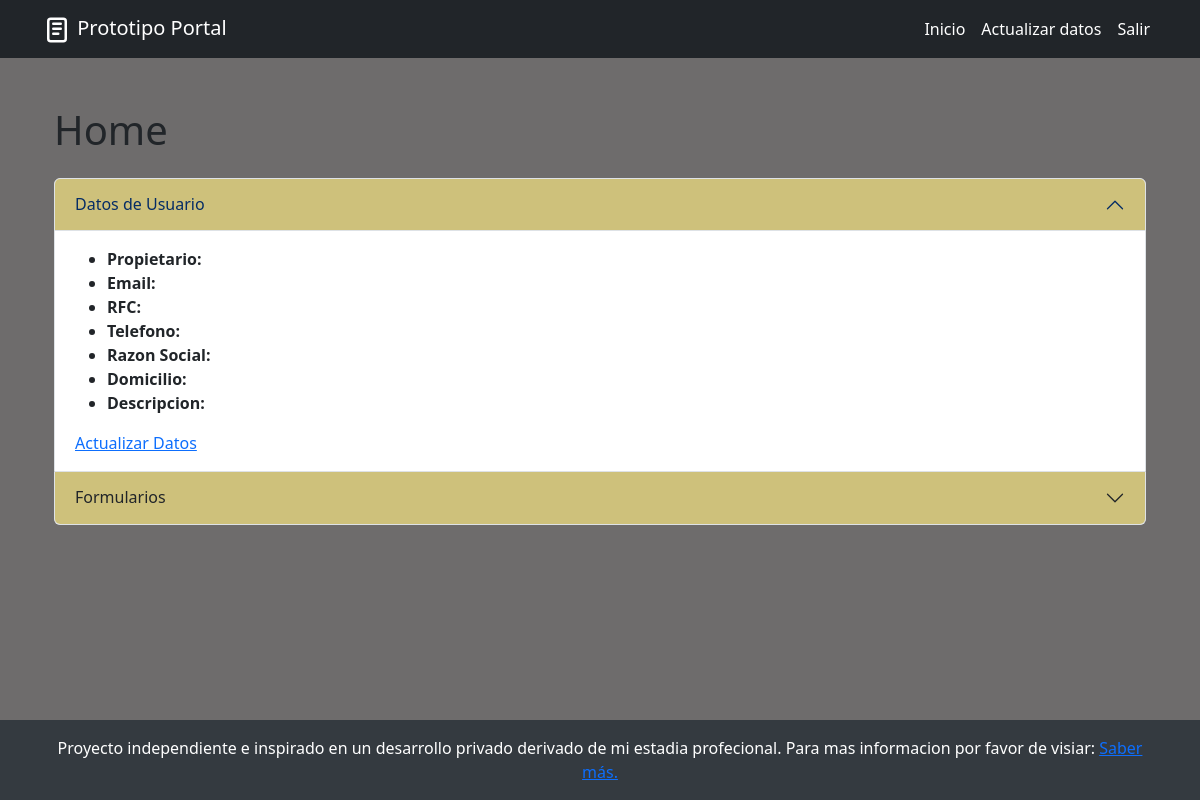
Page / (signed in) on the earlier database version.
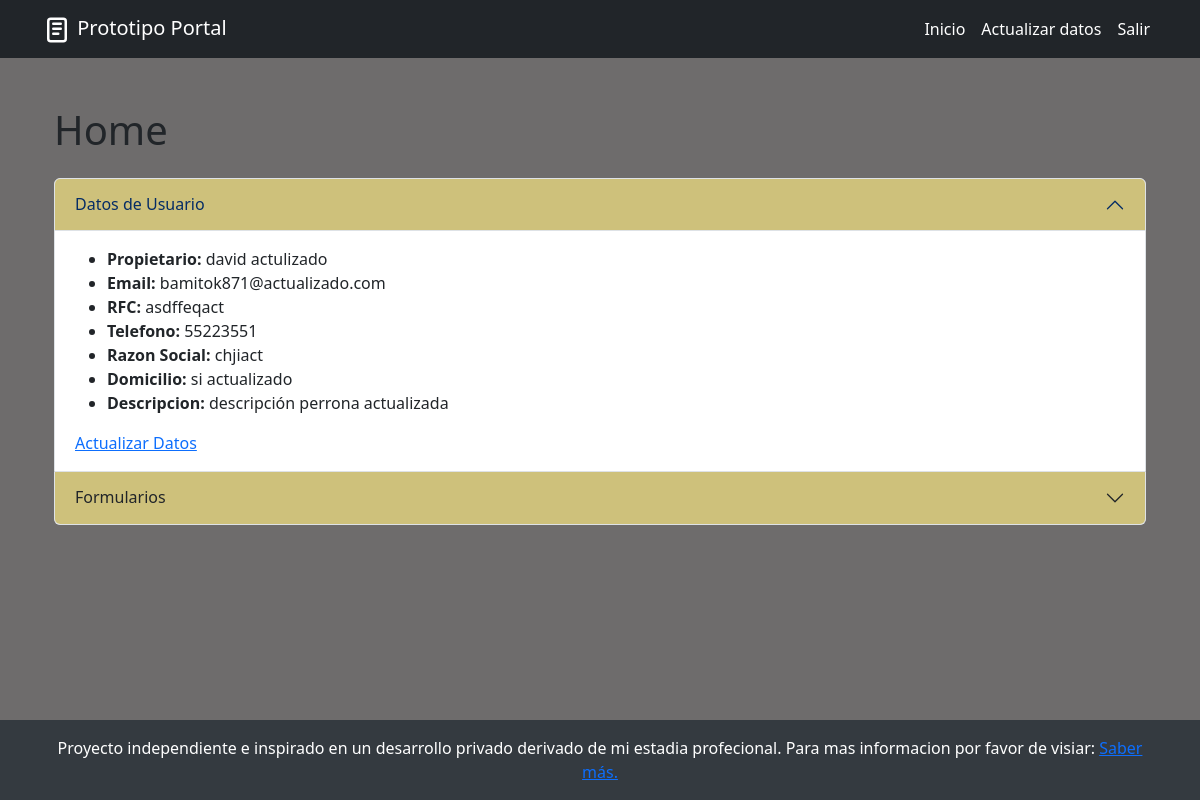
Same page on the later database version.
### Portal/models.py (models this page shows, shortened)
class datosUsuarioM(models.Model):
    propietario = models.CharField(max_length=255)
    email = models.EmailField(max_length=255)
    rfc = models.CharField(max_length=13)
    telefono = models.CharField(max_length=30)
    razonSocial = models.CharField(max_length=255)
    descripcion = models.TextField(max_length=500, blank=True, null=True)
    domicilio = models.CharField(max_length=255)
    user = models.ForeignKey (User, on_delete=models.CASCADE)

### Portal/views.py (the view)
# urls.py: 2. Add a URL to urlpatterns:  path('', views.home, name='home')
@login_required(login_url='iniciarSesion')
def home(request):
    datos = datosUsuarioM.objects.filter(user=request.user).first()
    return render(request, 'home.html', {
        'datosUsuario': datos
    })

### Portal/templates/home.html (shortened to what this page needs)
{% extends 'base.html' %} {% block content %} {% load static %}
<div class="container mt-4">
  <h1>Home</h1>
  <div class="accordion mt-4" id="accordionExample">
    <div class="accordion-item">
      <h2 class="accordion-header">
        <button
          class="accordion-button"
          type="button"
          data-bs-toggle="collapse"
          data-bs-target="#collapseOne"
          aria-expanded="true"
          aria-controls="collapseOne"
          style="background-color: #cec17b;"
        >
          Datos de Usuario
        </button>
      </h2>
      <div
        id="collapseOne"
        class="accordion-collapse collapse show"
        data-bs-parent="#accordionExample"
      >
        <div class="accordion-body">
            <ul>
              <li>
                <strong>Propietario: </strong>{{datosUsuario.propietario}}
              </li>
              <li>
                <strong>Email: </strong>{{datosUsuario.email}}
              </li>
              <li>
                <strong>RFC: </strong>{{datosUsuario.rfc}}
              </li>
              <li>
                <strong>Telefono: </strong>{{datosUsuario.telefono}}
              </li>
              <li>
                <strong>Razon Social: </strong>{{datosUsuario.razonSocial}}
              </li>
              <li>
                <strong>Domicilio: </strong>{{datosUsuario.domicilio}}
              </li>
              <li>
                <strong>Descripcion: </strong>{{datosUsuario.descripcion}}
              </li>
            </ul>
            <a href="{% url 'actualizar' %}">Actualizar Datos</a>
        </div>
      </div>
    </div>
    <div class="accordion-item">
      <h2 class="accordion-header">
        <button
          class="accordion-button collapsed"
          type="button"
          data-bs-toggle="collapse"
          data-bs-target="#collapseTwo"
          aria-expanded="false"
          aria-controls="collapseTwo"
          style="background-color: #cec17b;"
        >
            Formularios
        </button>
      </h2>
    </div>
  </div>
</div>
{% endblock %}

Differences in the rows shown:
added datosUsuarioM: propietario "david actulizado", email "bamitok871@actualizado.com", rfc "asdffeqact", telefono "55223551", razonSocial "chjiact", domicilio "si actualizado", descripcion "descripción perrona actualizada"
